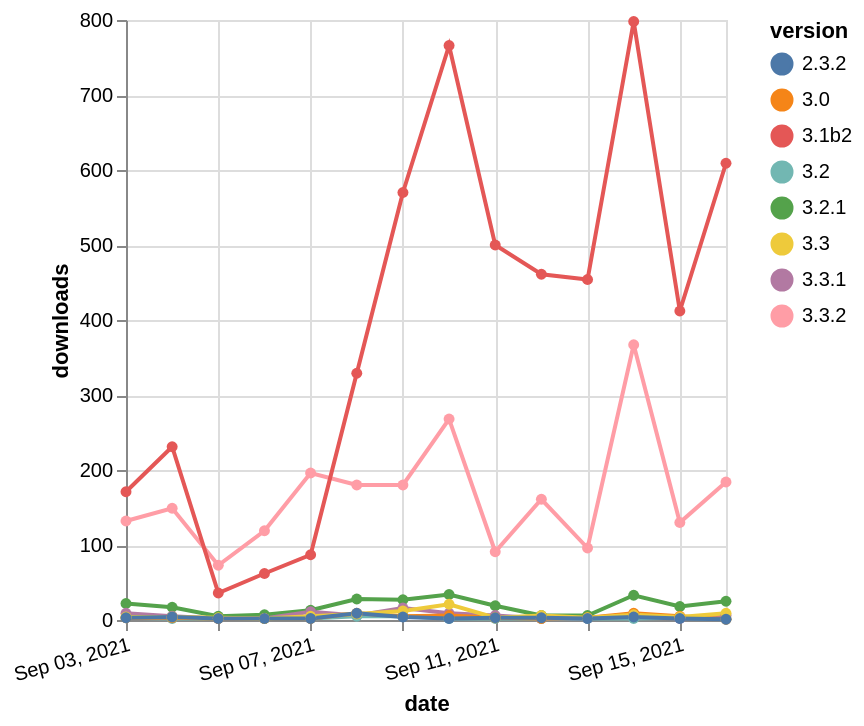

Vega-Lite specification stored for this chart:
### Vega-Lite specification from a JSON file in a GitHub repository (floating-point values rounded to 4 significant figures)
{"$schema": "https://vega.github.io/schema/vega-lite/v5.json", "description": "A simple bar chart with embedded data.", "data": {"values": [{"date": "2021-09-03", "total": 51559, "delta": 22, "version": "3.2.1"}, {"date": "2021-09-04", "total": 51576, "delta": 17, "version": "3.2.1"}, {"date": "2021-09-05", "total": 51581, "delta": 5, "version": "3.2.1"}, {"date": "2021-09-06", "total": 51588, "delta": 7, "version": "3.2.1"}, {"date": "2021-09-07", "total": 51601, "delta": 13, "version": "3.2.1"}, {"date": "2021-09-08", "total": 51629, "delta": 28, "version": "3.2.1"}, {"date": "2021-09-09", "total": 51656, "delta": 27, "version": "3.2.1"}, {"date": "2021-09-10", "total": 51690, "delta": 34, "version": "3.2.1"}, {"date": "2021-09-11", "total": 51709, "delta": 19, "version": "3.2.1"}, {"date": "2021-09-12", "total": 51715, "delta": 6, "version": "3.2.1"}, {"date": "2021-09-13", "total": 51721, "delta": 6, "version": "3.2.1"}, {"date": "2021-09-14", "total": 51754, "delta": 33, "version": "3.2.1"}, {"date": "2021-09-15", "total": 51772, "delta": 18, "version": "3.2.1"}, {"date": "2021-09-16", "total": 51797, "delta": 25, "version": "3.2.1"}, {"date": "2021-09-03", "total": 19112, "delta": 9, "version": "3.3.1"}, {"date": "2021-09-04", "total": 19117, "delta": 5, "version": "3.3.1"}, {"date": "2021-09-05", "total": 19119, "delta": 2, "version": "3.3.1"}, {"date": "2021-09-06", "total": 19121, "delta": 2, "version": "3.3.1"}, {"date": "2021-09-07", "total": 19132, "delta": 11, "version": "3.3.1"}, {"date": "2021-09-08", "total": 19138, "delta": 6, "version": "3.3.1"}, {"date": "2021-09-09", "total": 19154, "delta": 16, "version": "3.3.1"}, {"date": "2021-09-10", "total": 19163, "delta": 9, "version": "3.3.1"}, {"date": "2021-09-11", "total": 19169, "delta": 6, "version": "3.3.1"}, {"date": "2021-09-12", "total": 19171, "delta": 2, "version": "3.3.1"}, {"date": "2021-09-13", "total": 19173, "delta": 2, "version": "3.3.1"}, {"date": "2021-09-14", "total": 19181, "delta": 8, "version": "3.3.1"}, {"date": "2021-09-15", "total": 19183, "delta": 2, "version": "3.3.1"}, {"date": "2021-09-16", "total": 19189, "delta": 6, "version": "3.3.1"}, {"date": "2021-09-03", "total": 32324, "delta": 132, "version": "3.3.2"}, {"date": "2021-09-04", "total": 32473, "delta": 149, "version": "3.3.2"}, {"date": "2021-09-05", "total": 32546, "delta": 73, "version": "3.3.2"}, {"date": "2021-09-06", "total": 32665, "delta": 119, "version": "3.3.2"}, {"date": "2021-09-07", "total": 32861, "delta": 196, "version": "3.3.2"}, {"date": "2021-09-08", "total": 33041, "delta": 180, "version": "3.3.2"}, {"date": "2021-09-09", "total": 33221, "delta": 180, "version": "3.3.2"}, {"date": "2021-09-10", "total": 33489, "delta": 268, "version": "3.3.2"}, {"date": "2021-09-11", "total": 33580, "delta": 91, "version": "3.3.2"}, {"date": "2021-09-12", "total": 33741, "delta": 161, "version": "3.3.2"}, {"date": "2021-09-13", "total": 33837, "delta": 96, "version": "3.3.2"}, {"date": "2021-09-14", "total": 34204, "delta": 367, "version": "3.3.2"}, {"date": "2021-09-15", "total": 34334, "delta": 130, "version": "3.3.2"}, {"date": "2021-09-16", "total": 34518, "delta": 184, "version": "3.3.2"}, {"date": "2021-09-03", "total": 10501, "delta": 3, "version": "3.2"}, {"date": "2021-09-04", "total": 10503, "delta": 2, "version": "3.2"}, {"date": "2021-09-05", "total": 10505, "delta": 2, "version": "3.2"}, {"date": "2021-09-06", "total": 10507, "delta": 2, "version": "3.2"}, {"date": "2021-09-07", "total": 10509, "delta": 2, "version": "3.2"}, {"date": "2021-09-08", "total": 10514, "delta": 5, "version": "3.2"}, {"date": "2021-09-09", "total": 10519, "delta": 5, "version": "3.2"}, {"date": "2021-09-10", "total": 10521, "delta": 2, "version": "3.2"}, {"date": "2021-09-11", "total": 10523, "delta": 2, "version": "3.2"}, {"date": "2021-09-12", "total": 10525, "delta": 2, "version": "3.2"}, {"date": "2021-09-13", "total": 10527, "delta": 2, "version": "3.2"}, {"date": "2021-09-14", "total": 10529, "delta": 2, "version": "3.2"}, {"date": "2021-09-15", "total": 10532, "delta": 3, "version": "3.2"}, {"date": "2021-09-16", "total": 10533, "delta": 1, "version": "3.2"}, {"date": "2021-09-03", "total": 1995, "delta": 3, "version": "3.0"}, {"date": "2021-09-04", "total": 1998, "delta": 3, "version": "3.0"}, {"date": "2021-09-05", "total": 2000, "delta": 2, "version": "3.0"}, {"date": "2021-09-06", "total": 2002, "delta": 2, "version": "3.0"}, {"date": "2021-09-07", "total": 2004, "delta": 2, "version": "3.0"}, {"date": "2021-09-08", "total": 2013, "delta": 9, "version": "3.0"}, {"date": "2021-09-09", "total": 2018, "delta": 5, "version": "3.0"}, {"date": "2021-09-10", "total": 2024, "delta": 6, "version": "3.0"}, {"date": "2021-09-11", "total": 2027, "delta": 3, "version": "3.0"}, {"date": "2021-09-12", "total": 2029, "delta": 2, "version": "3.0"}, {"date": "2021-09-13", "total": 2032, "delta": 3, "version": "3.0"}, {"date": "2021-09-14", "total": 2041, "delta": 9, "version": "3.0"}, {"date": "2021-09-15", "total": 2046, "delta": 5, "version": "3.0"}, {"date": "2021-09-16", "total": 2047, "delta": 1, "version": "3.0"}, {"date": "2021-09-03", "total": 68468, "delta": 171, "version": "3.1b2"}, {"date": "2021-09-04", "total": 68699, "delta": 231, "version": "3.1b2"}, {"date": "2021-09-05", "total": 68735, "delta": 36, "version": "3.1b2"}, {"date": "2021-09-06", "total": 68797, "delta": 62, "version": "3.1b2"}, {"date": "2021-09-07", "total": 68884, "delta": 87, "version": "3.1b2"}, {"date": "2021-09-08", "total": 69213, "delta": 329, "version": "3.1b2"}, {"date": "2021-09-09", "total": 69783, "delta": 570, "version": "3.1b2"}, {"date": "2021-09-10", "total": 70549, "delta": 766, "version": "3.1b2"}, {"date": "2021-09-11", "total": 71049, "delta": 500, "version": "3.1b2"}, {"date": "2021-09-12", "total": 71510, "delta": 461, "version": "3.1b2"}, {"date": "2021-09-13", "total": 71964, "delta": 454, "version": "3.1b2"}, {"date": "2021-09-14", "total": 72762, "delta": 798, "version": "3.1b2"}, {"date": "2021-09-15", "total": 73174, "delta": 412, "version": "3.1b2"}, {"date": "2021-09-16", "total": 73783, "delta": 609, "version": "3.1b2"}, {"date": "2021-09-03", "total": 20936, "delta": 4, "version": "3.3"}, {"date": "2021-09-04", "total": 20940, "delta": 4, "version": "3.3"}, {"date": "2021-09-05", "total": 20943, "delta": 3, "version": "3.3"}, {"date": "2021-09-06", "total": 20945, "delta": 2, "version": "3.3"}, {"date": "2021-09-07", "total": 20950, "delta": 5, "version": "3.3"}, {"date": "2021-09-08", "total": 20958, "delta": 8, "version": "3.3"}, {"date": "2021-09-09", "total": 20970, "delta": 12, "version": "3.3"}, {"date": "2021-09-10", "total": 20991, "delta": 21, "version": "3.3"}, {"date": "2021-09-11", "total": 20994, "delta": 3, "version": "3.3"}, {"date": "2021-09-12", "total": 21000, "delta": 6, "version": "3.3"}, {"date": "2021-09-13", "total": 21003, "delta": 3, "version": "3.3"}, {"date": "2021-09-14", "total": 21010, "delta": 7, "version": "3.3"}, {"date": "2021-09-15", "total": 21014, "delta": 4, "version": "3.3"}, {"date": "2021-09-16", "total": 21023, "delta": 9, "version": "3.3"}, {"date": "2021-09-03", "total": 5287, "delta": 3, "version": "2.3.2"}, {"date": "2021-09-04", "total": 5291, "delta": 4, "version": "2.3.2"}, {"date": "2021-09-05", "total": 5293, "delta": 2, "version": "2.3.2"}, {"date": "2021-09-06", "total": 5295, "delta": 2, "version": "2.3.2"}, {"date": "2021-09-07", "total": 5297, "delta": 2, "version": "2.3.2"}, {"date": "2021-09-08", "total": 5306, "delta": 9, "version": "2.3.2"}, {"date": "2021-09-09", "total": 5310, "delta": 4, "version": "2.3.2"}, {"date": "2021-09-10", "total": 5312, "delta": 2, "version": "2.3.2"}, {"date": "2021-09-11", "total": 5315, "delta": 3, "version": "2.3.2"}, {"date": "2021-09-12", "total": 5318, "delta": 3, "version": "2.3.2"}, {"date": "2021-09-13", "total": 5320, "delta": 2, "version": "2.3.2"}, {"date": "2021-09-14", "total": 5324, "delta": 4, "version": "2.3.2"}, {"date": "2021-09-15", "total": 5326, "delta": 2, "version": "2.3.2"}, {"date": "2021-09-16", "total": 5327, "delta": 1, "version": "2.3.2"}]}, "width": "container", "mark": {"type": "line", "point": {"filled": true}}, "encoding": {"x": {"field": "date", "type": "temporal", "timeUnit": "yearmonthdate", "title": "date", "axis": {"labelAngle": -15}}, "y": {"field": "delta", "type": "quantitative", "title": "downloads"}, "color": {"field": "version", "type": "nominal"}, "tooltip": {"field": "delta"}}}
